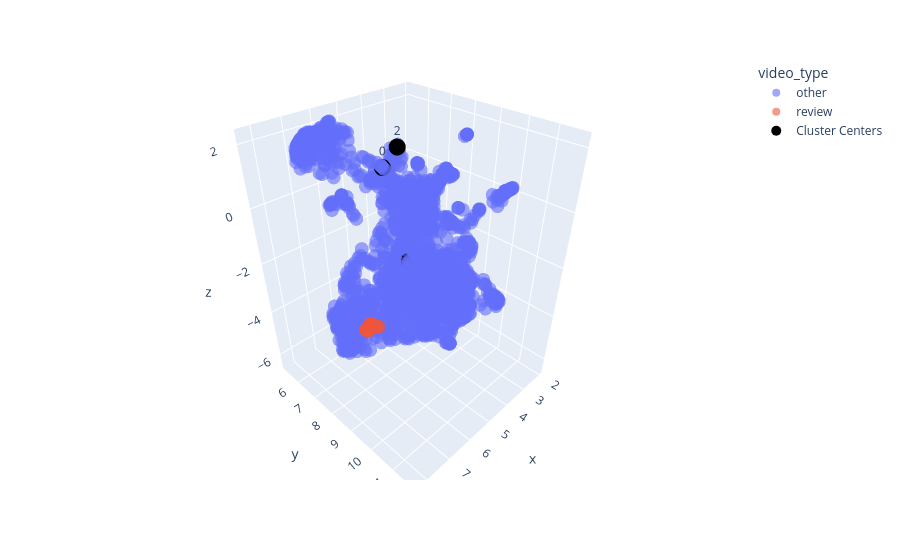

Notebook cell for this chart:
### Code cell
fig.add_scatter3d(
    x=cluster_centers["x"],
    y=cluster_centers["y"],
    z=cluster_centers["z"],

    mode="markers+text",

    marker=dict(
        size=10,
        color="black"
    ),

    text=cluster_centers["cluster"],

    name="Cluster Centers"
)

fig.show()

### Figure 1 — Plotly figure (JSON) as saved in the notebook; plotly's stock layout.template omitted (floating-point values rounded to 4 significant figures; data arrays with more than 128 entries replaced by an {"elided": "..."} marker saying what was removed)
{"data": [{"customdata": {"elided": "2567x4 mixed values"}, "hovertemplate": "video_type=other<br>x=%{x}<br>y=%{y}<br>z=%{z}<br>text=%{customdata[0]}<br>title=%{customdata[1]}<br>cluster=%{customdata[2]}<br>sentiment=%{customdata[3]}<extra></extra>", "legendgroup": "other", "marker": {"color": "#636efa", "opacity": 0.6, "symbol": "circle"}, "mode": "markers", "name": "other", "scene": "scene", "showlegend": true, "type": "scatter3d", "x": {"elided": "2567 float values"}, "y": {"elided": "2567 float values"}, "z": {"elided": "2567 float values"}}, {"customdata": {"elided": "68x4 mixed values"}, "hovertemplate": "video_type=review<br>x=%{x}<br>y=%{y}<br>z=%{z}<br>text=%{customdata[0]}<br>title=%{customdata[1]}<br>cluster=%{customdata[2]}<br>sentiment=%{customdata[3]}<extra></extra>", "legendgroup": "review", "marker": {"color": "#EF553B", "opacity": 0.6, "symbol": "circle"}, "mode": "markers", "name": "review", "scene": "scene", "showlegend": true, "type": "scatter3d", "x": [5.388, 5.426, 4.941, 5.226, 5.319, 5.21, 4.828, 5.232, 5.306, 5.353, 5.217, 5.369, 4.934, 5.043, 4.973, 4.816, 5.243, 5.362, 4.831, 5.357, 5.016, 5.52, 5.289, 5.332, 5.428, 5.222, 5.272, 4.9, 4.948, 5.1, 5.274, 4.78, 5.374, 4.961, 4.825, 4.841, 5.259, 4.97, 4.864, 5.188, 4.798, 5.336, 4.912, 5.157, 4.834, 4.863, 5.007, 5.241, 4.989, 5.113, 5.07, 4.936, 4.92, 4.893, 4.824, 4.909, 5.271, 5.21, 4.933, 4.832, 5.015, 5.09, 4.854, 5.123, 4.93, 5.206, 5.207, 5.067], "y": [6.216, 6.259, 5.849, 6.129, 6.188, 6.184, 5.789, 6.228, 6.144, 6.166, 6.073, 6.198, 5.96, 5.934, 6.491, 5.79, 6.131, 6.208, 5.811, 6.186, 6.392, 6.342, 6.137, 6.189, 6.269, 6.083, 6.236, 5.834, 6.345, 6.094, 6.206, 5.777, 6.191, 5.857, 5.798, 5.799, 6.092, 5.894, 5.832, 6.028, 5.746, 6.179, 5.85, 6.109, 5.815, 5.831, 5.909, 6.056, 5.922, 5.987, 5.963, 5.87, 5.849, 5.884, 5.762, 5.863, 6.159, 6.076, 5.855, 5.797, 5.924, 5.972, 5.822, 5.994, 5.884, 6.06, 6.054, 5.945], "z": [-6.003, -5.959, -6.441, -6.142, -6.06, -6.096, -6.35, -6.043, -6.09, -6.057, -6.184, -6.035, -6.261, -6.321, -5.92, -6.344, -6.129, -6.033, -6.347, -6.053, -5.989, -5.837, -6.093, -6.052, -5.953, -6.2, -6.08, -6.43, -6.02, -6.1, -6.068, -6.33, -6.029, -6.415, -6.362, -6.339, -6.164, -6.374, -6.341, -6.234, -6.388, -6.068, -6.361, -6.167, -6.307, -6.32, -6.347, -6.211, -6.389, -6.283, -6.278, -6.369, -6.362, -6.312, -6.356, -6.377, -6.097, -6.183, -6.397, -6.349, -6.365, -6.316, -6.357, -6.276, -6.424, -6.214, -6.222, -6.341]}, {"marker": {"color": "black", "size": 10}, "mode": "markers+text", "name": "Cluster Centers", "text": [0.0, 1.0, 2.0], "type": "scatter3d", "x": [4.952, 5.46, 4.348], "y": [6.999, 8.663, 7.032], "z": [0.8492, -1.552, 1.343]}], "layout": {"legend": {"title": {"text": "video_type"}, "tracegroupgap": 0}, "margin": {"t": 60}, "scene": {"domain": {"x": [0, 1], "y": [0, 1]}, "xaxis": {"title": {"text": "x"}}, "yaxis": {"title": {"text": "y"}}, "zaxis": {"title": {"text": "z"}}}}}
